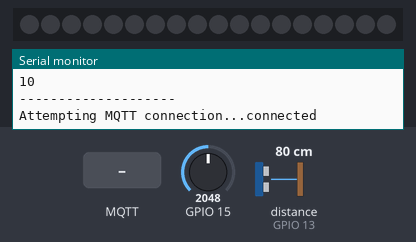
Bench run of a sketch on a simulated ESP32. On the bench: 18 RGB LEDs in strip order, left to right, the last lines printed to the serial monitor. Wiring (inferred from the names in the program): ultrasonic range finder: trigger GPIO 12; echo GPIO 13. Inputs (shaded band) come from the test bench; at power-on: GPIO 15 = 2048, distance to the obstacle (sensor on GPIO 13) 80 cm. The echo pulse lasts 58.3 µs per cm; dim RGB values are drawn brighter than linear; WiFi joins after 1.5 s; servers stay silent unless stated; no MQTT or app messages arrive unless stated; the audio player accepts every command and is not drawn.

Above: at 3.2 s.
3.3 s: MQTT message "greenoff" arrives on the first subscribed topic
At 3.45 s:
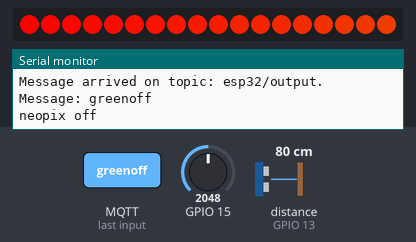
5.7 s: MQTT message "green" arrives on the first subscribed topic
8.2 s: MQTT message "greenoff" arrives on the first subscribed topic
At 10.22 s:
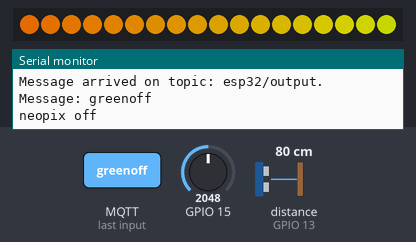
10.6 s: MQTT message "greenoff" arrives on the first subscribed topic
At 15.81 s:
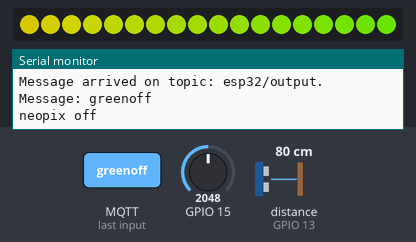
Timing chart, 0 to 17.3 s (numbered marks = the images above; inputs shaded):
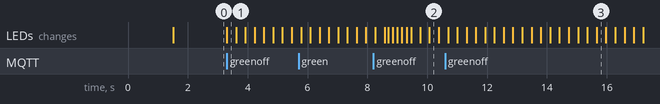

The sketch:

ii01.ino
```cpp
/*
 * Created by Clay Griffith-Carmichael
 *
 * Sketch creates a MQTT connection, subscribes to 3 topics and publishes to 2 topics
 * Receives track numbers and plays track on DfPlayer
 * Receives lighting triggers and plays annimations
 * Ultrasonic sensor input controlls volume of DfPlayer
 * Publihes current battery voltage, and ultrasonic data.
 *
 *
 */


#include <WiFi.h>
#include <PubSubClient.h>
#include <Adafruit_NeoPixel.h>
#include <Arduino.h>
#include "DFRobotDFPlayerMini.h"


// The network information
const char* ssid = "Deco3000";
const char* password = "42563808";

// IP address of the raspberry pi
const char* mqtt_server = "192.168.1.101";

// Uniqe client ID
const char *ID = "ii01";

//Perams
float Voltage = 0;
int dfPlayerVolume = 5;
long duration;
int distance;
int distance1;
int trackNo;

WiFiClient ii01;
PubSubClient client(ii01);
long lastMsg = 0;
char msg[50];
int value = 0;


//ESP32 onboard led pin
const int ledPin = 13;

// Ultrasonic Pins
const int trigPin = 12;
const int echoPin = 13;

//Neopixel pin number and number of led's
#define PIXEL_PIN    27
#define PIXEL_COUNT 18
Adafruit_NeoPixel strip = Adafruit_NeoPixel(PIXEL_COUNT, PIXEL_PIN, NEO_GRB + NEO_KHZ800);

HardwareSerial mySoftwareSerial(1);
DFRobotDFPlayerMini myDFPlayer;
void printDetail(uint8_t type, int value);

void setup() {
  Serial.begin(115200);

// WIFI setup
  setup_wifi();
  client.setServer(mqtt_server, 1883);
  client.setCallback(callback);

// Neopixel setup
  pinMode(ledPin, OUTPUT);
  strip.begin();
  strip.show();

// Ultrasonic setup
pinMode(trigPin, OUTPUT); // Sets the trigPin as an Output
pinMode(echoPin, INPUT); // Sets the echoPin as an Input

// DFplayer setup
 mySoftwareSerial.begin(9600, SERIAL_8N1, 17, 16);  // speed, type, RX, TX

  Serial.println();
  Serial.println(F("DFRobot DFPlayer Mini Demo"));
  Serial.println(F("Initializing DFPlayer ... (May take 3~5 seconds)"));

  if (!myDFPlayer.begin(mySoftwareSerial)) {  //Use softwareSerial to communicate with mp3.

    Serial.println(myDFPlayer.readType(),HEX);
    Serial.println(F("Unable to begin:"));
    Serial.println(F("1.Please recheck the connection!"));
    Serial.println(F("2.Please insert the SD card!"));

  }

  Serial.println(F("DFPlayer Mini online."));
  myDFPlayer.setTimeOut(500);
  myDFPlayer.volume(dfPlayerVolume);
  myDFPlayer.EQ(DFPLAYER_EQ_NORMAL);
  myDFPlayer.outputDevice(DFPLAYER_DEVICE_SD);


  int delayms=100;

  /*
  Serial.println(F("myDFPlayer.loop(1)"));
  myDFPlayer.loop(1);  //Loop the first mp3
  delay(delayms);

  Serial.println(F("myDFPlayer.play(1)"));
  myDFPlayer.play(1);  //Play the first mp3
  delay(delayms);


  */

  //----Read imformation----
  Serial.println(F("readState--------------------"));
  Serial.println(myDFPlayer.readState()); //read mp3 state
  Serial.println(F("readVolume--------------------"));
  Serial.println(myDFPlayer.readVolume()); //read current volume
  //Serial.println(F("readEQ--------------------"));
  //Serial.println(myDFPlayer.readEQ()); //read EQ setting
  Serial.println(F("readFileCounts--------------------"));
  Serial.println(myDFPlayer.readFileCounts()); //read all file counts in SD card
  Serial.println(F("readCurrentFileNumber--------------------"));
  Serial.println(myDFPlayer.readCurrentFileNumber()); //read current play file number
  Serial.println(F("readFileCountsInFolder--------------------"));
  Serial.println(myDFPlayer.readFileCountsInFolder(3)); //read fill counts in folder SD:/03
  Serial.println(F("--------------------"));

}

void setup_wifi() {
  delay(10);
  // We start by connecting to a WiFi network
  Serial.println();
  Serial.print("Connecting to ");
  Serial.println(ssid);

  WiFi.begin(ssid, password);

  while (WiFi.status() != WL_CONNECTED) {
    delay(500);
    Serial.print(".");
  }

  Serial.println("");
  Serial.println("WiFi connected");
  Serial.println("IP address: ");
  Serial.println(WiFi.localIP());
}

void callback(char* topic, byte* message, unsigned int length) {
  Serial.print("Message arrived on topic: ");
  Serial.print(topic);
  Serial.print(". Message: ");
  String messageTemp;

  for (int i = 0; i < length; i++) {
    Serial.print((char)message[i]);
    messageTemp += (char)message[i];
  }
  Serial.println();

if (String(topic) == "esp32/output") {


    if(messageTemp == "green"){
      Serial.println("Greeen");
      colorWipe(strip.Color(0, 255, 0), 50);  // Green
    }

    else if(messageTemp == "greenoff"){
      Serial.println("neopix off");
      rainbow(20);
    }
  }
if (String(topic) == "esp32/output/dfPlayer") {
    trackNo = messageTemp.toInt();
    myDFPlayer.play(trackNo);
    myDFPlayer.enableLoop();


}

if (String(topic) == "esp32/output/dfPlayerVolumeII") {
    dfPlayerVolume = messageTemp.toInt();
    myDFPlayer.volume(dfPlayerVolume);

}
}

void reconnect() {
  // Loop until we're reconnected
  while (!client.connected()) {
    Serial.print("Attempting MQTT connection...");
    // Attempt to connect
    if (client.connect("espClient01")) {
      Serial.println("connected");
      // Subscribe
      client.subscribe("esp32/output");
      client.subscribe("esp32/output/neopixel");
      client.subscribe("esp32/output/dfPlayer");
      client.subscribe("esp32/output/dfPlayerVolume");
    } else {
      Serial.print("failed, rc=");
      Serial.print(client.state());
      Serial.println(" try again in 5 seconds");
      // Wait 5 seconds before retrying
      delay(5000);
    }
  }
}
void loop() {

  if (!client.connected()) {
    reconnect();
  }
  client.loop();

//Ultrasonic looping
  // Clears the trigPin
digitalWrite(trigPin, LOW);
delayMicroseconds(4);
// Sets the trigPin on HIGH state for 10 micro seconds
digitalWrite(trigPin, HIGH);
delayMicroseconds(12);
digitalWrite(trigPin, LOW);
// Reads the echoPin, returns the sound wave travel time in microseconds
duration = pulseIn(echoPin, HIGH);
// Calculating the distance
distance= duration*0.034/2;

if(distance < 50 && distance > 10){
  distance1 = distance;
}

  long now = millis();
  if (now - lastMsg > 5000) {
    lastMsg = now;


    Voltage = analogRead(A13);
    Voltage = (Voltage * 2)/1000;

    char voltageString[8];
    dtostrf(Voltage, 1, 2, voltageString);
    Serial.print("Volatge: ");
    Serial.println(voltageString);
    client.publish("esp32/voltage1", voltageString);


  }

  // for use with testing from serial monitor
  /*
  if (Serial.available()) {
    String inData = "";
    inData = Serial.readStringUntil('\n');
    if (inData.startsWith("n")) {
      Serial.println(F("next--------------------"));
      myDFPlayer.next();
      Serial.println(myDFPlayer.readCurrentFileNumber()); //read current play file number
    }
    else if (inData.startsWith("p")) {
      Serial.println(F("previous--------------------"));
      myDFPlayer.previous();
      Serial.println(myDFPlayer.readCurrentFileNumber()); //read current play file number
    } else if (inData.startsWith("+")) {
      Serial.println(F("up--------------------"));
      myDFPlayer.volumeUp();
      Serial.println(myDFPlayer.readVolume()); //read current volume
    } else if (inData.startsWith("-")) {
      Serial.println(F("down--------------------"));
      myDFPlayer.volumeDown();
      Serial.println(myDFPlayer.readVolume()); //read current volume
    }
    else if (inData.startsWith("*")) {
      Serial.println(F("pause--------------------"));
      myDFPlayer.pause();
    } else if (inData.startsWith(">")) {
      Serial.println(F("start--------------------"));
      myDFPlayer.start();
    }
 }
*/

/*
 if (myDFPlayer.available()) {
  if (myDFPlayer.readType()==DFPlayerPlayFinished) {
    Serial.println(myDFPlayer.read());
    Serial.println(F("next--------------------"));
     myDFPlayer.next();  //Play next mp3 every 3 second.
    Serial.println(F("readCurrentFileNumber--------------------"));
    Serial.println(myDFPlayer.readCurrentFileNumber()); //read current play file number

    }
  }

  */
}

// neopixel fill colour annimation
 void colorWipe(uint32_t c, uint8_t wait) {
  for(uint16_t i=0; i<strip.numPixels(); i++) {
    strip.setPixelColor(i, c);
    strip.show();
    delay(wait);
  }
}

// neopixel rainbow annimation relies on wheel
void rainbow(uint8_t wait) {
  uint16_t i, j;

  for(j=0; j<256; j++) {
    for(i=0; i<strip.numPixels(); i++) {
      strip.setPixelColor(i, Wheel((i+j) & 255));
    }
    strip.show();
    delay(wait);
  }
}

// Wheel for colour changing annimations
uint32_t Wheel(byte WheelPos) {
  WheelPos = 255 - WheelPos;
  if(WheelPos < 85) {
    return strip.Color(255 - WheelPos * 3, 0, WheelPos * 3);
  }
  if(WheelPos < 170) {
    WheelPos -= 85;
    return strip.Color(0, WheelPos * 3, 255 - WheelPos * 3);
  }
  WheelPos -= 170;
  return strip.Color(WheelPos * 3, 255 - WheelPos * 3, 0);
}

// error messages from dfplayer
/*
void printDetail(uint8_t type, int value){
  switch (type) {
    case TimeOut:
      Serial.println(F("Time Out!"));
      break;
    case WrongStack:
      Serial.println(F("Stack Wrong!"));
      break;
    case DFPlayerCardInserted:
      Serial.println(F("Card Inserted!"));
      break;
    case DFPlayerCardRemoved:
      Serial.println(F("Card Removed!"));
      break;
    case DFPlayerCardOnline:
      Serial.println(F("Card Online!"));
      break;
    case DFPlayerPlayFinished:
      Serial.print(F("Number:"));
      Serial.print(value);
      Serial.println(F(" Play Finished!"));
      break;
    case DFPlayerError:
      Serial.print(F("DFPlayerError:"));
      switch (value) {
        case Busy:
          Serial.println(F("Card not found"));
          break;
        case Sleeping:
          Serial.println(F("Sleeping"));
          break;
        case SerialWrongStack:
          Serial.println(F("Get Wrong Stack"));
          break;
        case CheckSumNotMatch:
          Serial.println(F("Check Sum Not Match"));
          break;
        case FileIndexOut:
          Serial.println(F("File Index Out of Bound"));
          break;
        case FileMismatch:
          Serial.println(F("Cannot Find File"));
          break;
        case Advertise:
          Serial.println(F("In Advertise"));
          break;
        default:
          break;
      }
      break;
    default:
      break;
  }
}
*/
```

Measured:
- after the input at 3.3 s, the LEDs: change at once (image 1)
- after the input at 8.2 s, the LEDs: first differ from a run without the input after 1.6 s (image 2 shows a later state)
